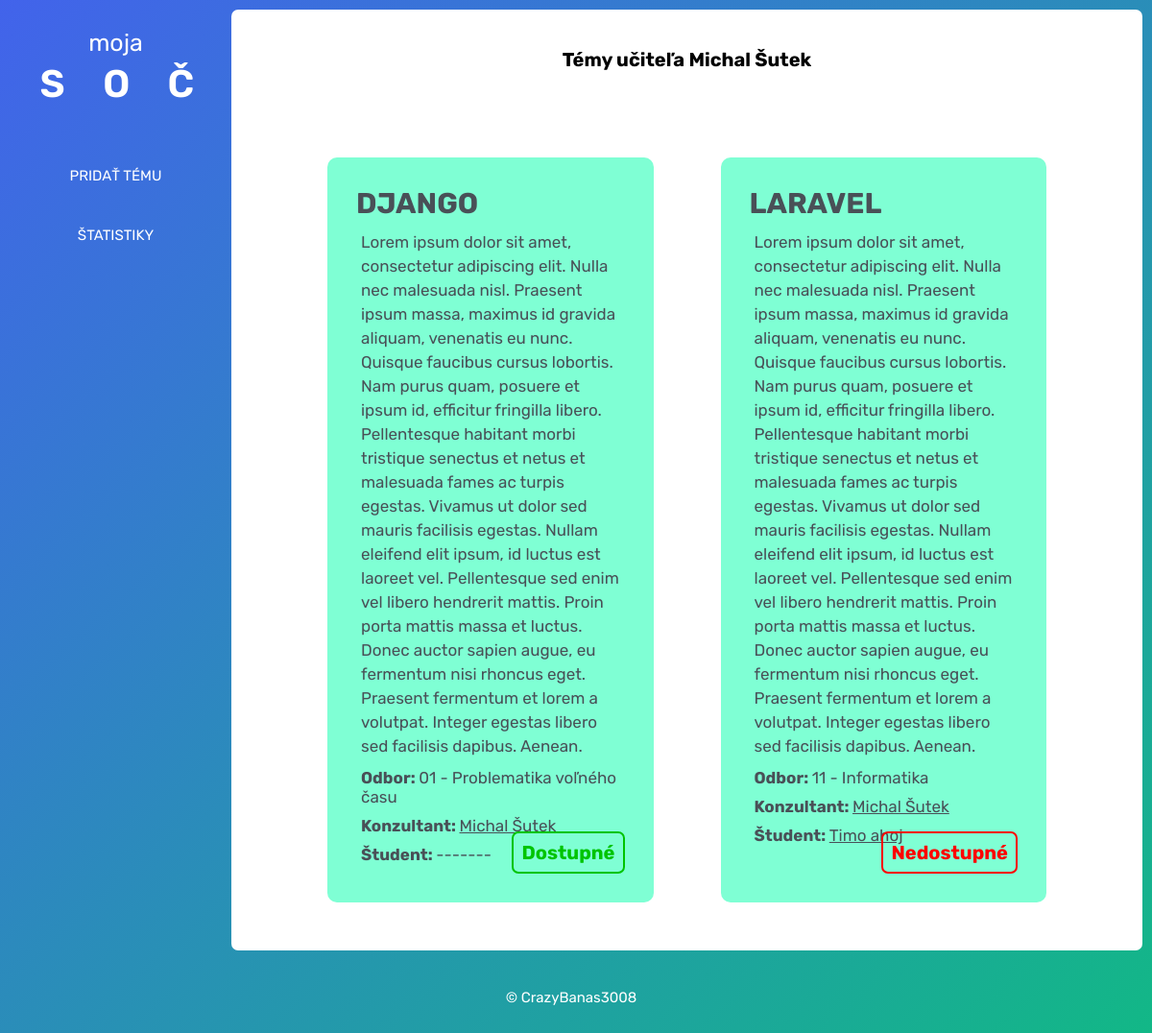
Screenshot of /teacher/1 with the database file from the repository.
### socky/models.py (models this page shows, shortened)
class Teacher(models.Model):
    name = models.CharField(max_length=10)
    surname = models.CharField(max_length=15)
    email = models.EmailField(max_length=30)
    password = models.CharField(max_length=40)
    def __str__(self):
        return f"{self.name} {self.surname}"

class Theme(models.Model):
    consultant = models.ForeignKey(Teacher, on_delete=models.CASCADE)
    student = models.ForeignKey(Student, on_delete=models.SET_NULL, null=True, blank=True)
    section = models.ForeignKey(Section, on_delete=models.CASCADE, null=True, blank=True)
    state = models.ForeignKey(State, on_delete=models.CASCADE, null=True, blank=True)
    name = models.CharField(max_length=40)
    description = models.TextField()
    consNum = models.IntegerField(default=0)

class Section(models.Model):
    name = models.CharField(max_length=65)
    def __str__(self):
        return f"{self.name}"

class State(models.Model):
    name = models.CharField(max_length=10)
    def __str__(self):
        return f"{self.name}"

class Student(models.Model):
    className = models.ForeignKey(Class, on_delete=models.SET_NULL, blank=True, null=True)
    name = models.CharField(max_length=10)
    surname = models.CharField(max_length=15)
    email = models.EmailField(max_length=30)
    password = models.CharField(max_length=40)
    def __str__(self):
        return f"{self.name} {self.surname}"

### socky/views.py (the view)
# urls.py: path('teacher/<int:id>', teacher, name="teacher"),
def teacher(request, id):
    teacher = Teacher.objects.get(pk=id)
    themes = Theme.objects.filter(consultant=teacher)
    return render(request, "person.html", {
        "teacher" : teacher,
        "themes" : themes
    })

### socky/templates/person.html (shortened to what this page needs)
{% extends "layouts/app.html" %}
{% load static %}
{% block styles %}
<link rel="stylesheet" href="{% static "css/person.css" %}">
{% endblock  %}
{% block content %}
{% if teacher %}
<h1 style="margin-top: 4rem; margin-bottom: 4rem;">Témy učiteľa {{ teacher.name }} {{ teacher.surname }}</h1>
<div class="themes">
    {% for theme in themes %}
    <div class="theme">
        <h2 class="theme-name">{{ theme.name }}</h2>
        <p class="theme-description">{{ theme.description }}</p>
        <div class="theme-info">
            <p class="theme-section" data-id="{{ theme.section.id }}"><strong>Odbor: </strong>{{ theme.section }}</p>
            <p class="theme-consultant" data-id="{{ theme.consultant.id }}"><strong>Konzultant: </strong><a class="person-anchor" href="{% url "teacher" id=theme.consultant.id %}">{{ theme.consultant }}</a></p>
            <p class="theme-student"><strong>Študent: </strong>
                {% if theme.student %}
                <a class="person-anchor" href="{% url "student" id=theme.student.id %}">{{ theme.student }}</a>
                {% else %}
                -------
                {% endif %}
            </p>
        </div>
        <p class="theme-state
            {% if theme.state.name == "Dostupné" %}
            available
            {% elif theme.state.name == "Nedostupné" %}
            unavailable
            {% else %}
            pending
            {% endif %}"
        data-id="{{ theme.state.id }}">{{ theme.state }}</p>
    </div>
    {% endfor %}
</div>
{% endif %}
{% endblock  %}

### socky/static/css/app.css (style rules this page uses)
* { margin: 0; padding: 0; box-sizing: border-box; }
html { font-size: 62.5%; color: white; }
body { font-family: 'Rubik', sans-serif; position: relative; padding-right: 1rem; padding-top: 1rem; display: flex; flex-direction: column; justify-content: space-between; min-height: 100vh; background-image: linear-gradient(to bottom right, #4263eb, #12b886); }
a { text-decoration: none; color: white; }
.themes { display: grid; grid-template-columns: repeat(2, 1fr); gap: 7rem; margin-top: 5rem; padding-bottom: 5rem; }
.theme { color: #495057; position: relative; max-width: 35vw; background-color: aquamarine; padding: 3rem; border-radius: 1rem; overflow-wrap: break-word; }
.theme-info, .theme-description { margin-left: 0.5rem; }
.theme h2 { font-size: 3rem; text-transform: uppercase; color: #495057; margin-bottom: 1rem; }
.theme-description { font-size: 1.7rem; line-height: 2.5rem; margin-bottom: 1rem; overflow-wrap: break-word; word-wrap: break-word; }
.theme-consultant, .theme-student, .theme-section { font-size: 1.7rem; margin: 1rem 0; }
.person-anchor { color: #495057; text-decoration: underline; }
.theme-state { position: absolute; bottom: 3rem; right: 3rem; padding: 0.8rem; border-radius: 0.7rem; font-size: 2rem; font-weight: 700; }
.available { color: #00c400; border: solid 0.2rem #00c400; }
.unavailable { color: red; border: solid 0.2rem red; }

### rows the page displays
Teacher: name "Michal", surname "Šutek"
Theme: name "DJANGO", description "Lorem ipsum dolor sit amet, consectetur adipiscing elit. Nulla nec malesuada nisl. Praesent ipsum massa, maximus id gravida aliquam, venenatis eu nunc. Quisque faucibus cursus lobortis. Nam purus quam, posuere et ipsum id, efficitur fringilla libero. Pellentesque habitant morbi tristique senectus et netus et malesuada fames ac turpis egestas. Vivamus ut dolor sed mauris facilisis egestas. Nullam eleifend elit ipsum, id luctus est laoreet vel. Pellentesque sed enim vel libero hendrerit mattis. Proin porta mattis massa et luctus. Donec auctor sapien augue, eu fermentum nisi rhoncus eget. Praesent fermentum et lorem a volutpat. Integer egestas libero sed facilisis dapibus. Aenean.", section "01 - Problematika voľného času", consultant "Michal Šutek", state "Dostupné"
Theme: name "LARAVEL", description "Lorem ipsum dolor sit amet, consectetur adipiscing elit. Nulla nec malesuada nisl. Praesent ipsum massa, maximus id gravida aliquam, venenatis eu nunc. Quisque faucibus cursus lobortis. Nam purus quam, posuere et ipsum id, efficitur fringilla libero. Pellentesque habitant morbi tristique senectus et netus et malesuada fames ac turpis egestas. Vivamus ut dolor sed mauris facilisis egestas. Nullam eleifend elit ipsum, id luctus est laoreet vel. Pellentesque sed enim vel libero hendrerit mattis. Proin porta mattis massa et luctus. Donec auctor sapien augue, eu fermentum nisi rhoncus eget. Praesent fermentum et lorem a volutpat. Integer egestas libero sed facilisis dapibus. Aenean.", section "11 - Informatika", consultant "Michal Šutek", student "Timo ahoj", state "Nedostupné"
